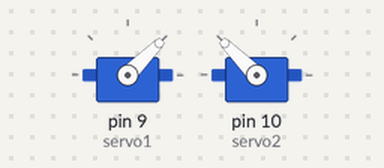
Bench run of a sketch on a simulated Arduino Uno, built with avr-gcc and run on an emulated ATmega328P. Shown: 2 × servo.

Above: at 0.1 s.
At 9.1 s:
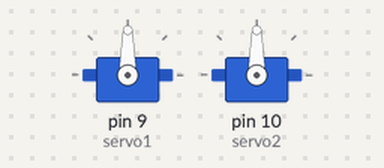
At 18.1 s:
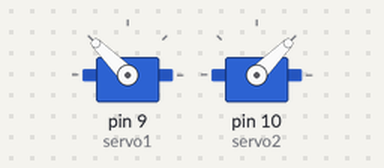
At 34.1 s:
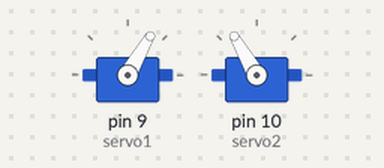
Timing chart, 0 to 40.0 s (numbered marks = the images above):
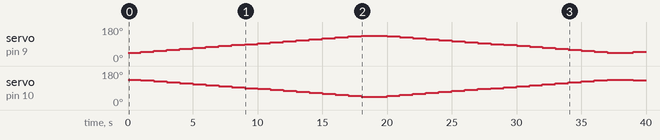

Measured:
- by itself, servo on pin 9 (servo1): 45° → 50° at 1.0 s, → 55° 1.0 s later, → 60° 1.0 s later, → 65° 1.0 s later, … (37 changes in this stretch)
- by itself, servo on pin 10 (servo2): 135° → 130° at 1.0 s, → 125° 1.0 s later, → 120° 1.0 s later, → 115° 1.0 s later, … (37 changes in this stretch)

The sketch:

sg90.ino
```cpp
#include <Servo.h>

Servo servo1, servo2;

void setup() {
    servo1.attach(9);
    servo2.attach(10);
}

void mysleep(int n) {
    if (n >= 80 && n <= 100) {
        /* delay(1000UL * 60UL * 50UL); */
        delay(1000);
    } else {
        /* delay(1000UL * 60UL * 10UL); */
        delay(1000);
    }
}

int i = 0;
void loop() {
    /* servo1.write(i % 95 + 45); */
    for (i = 45; i <= 135; i += 5) {
        servo1.write(i);
        servo2.write(180 - i);
        mysleep(i);
    }
    for (i = 135; i >= 45; i -= 5) {
        servo1.write(i);
        servo2.write(180 - i);
        mysleep(i);
    }
}
```
